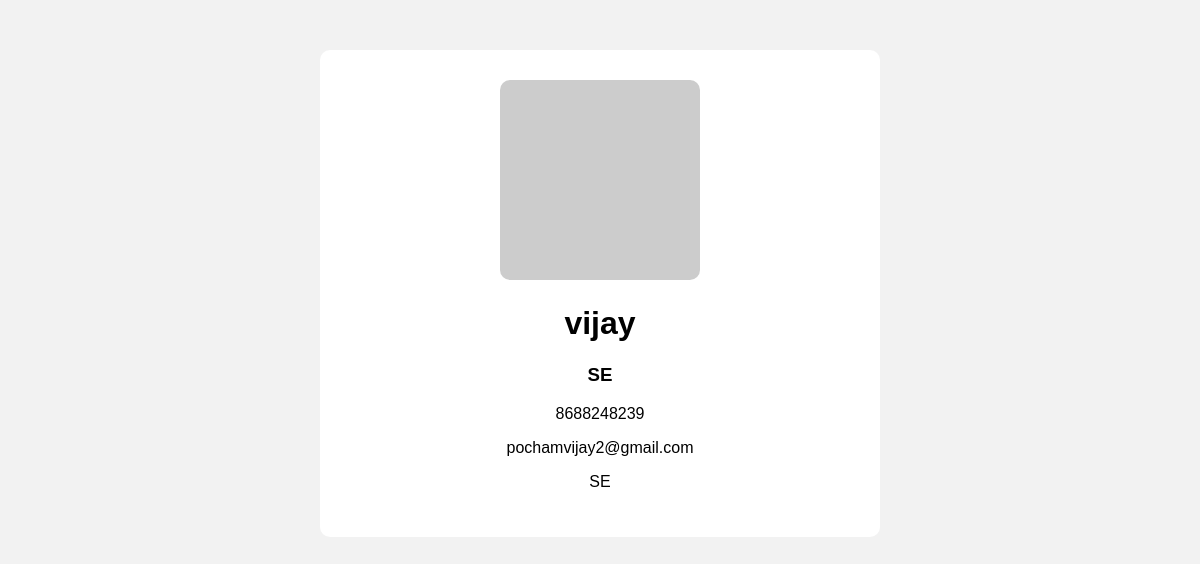
Page /detail/1/ on the committed database.
### app/models.py (models this page shows, shortened)
class Employee(models.Model):
    fullname = models.CharField(max_length=100)
    designation = models.CharField(max_length=100)
    phone = models.CharField(max_length=20)
    email = models.EmailField()
    address = models.TextField()
    image = models.URLField()

### app/views.py (the view)
# urls.py: path('detail/<int:id>/',views.detail),
def detail(request,id):
    employee = Employee.objects.get(id=id)
    return render(request,'app/employee_detail.html',{'employee':employee})

### app/templates/app/employee_detail.html (shortened to what this page needs)
<!DOCTYPE html>
<html>
<head>
</head>
<body>
<div class="card">
<img src="{{employee.image}}">
<h1>{{employee.fullname}}</h1>
<h3>{{employee.designation}}</h3>
<p>{{employee.phone}}</p>
<p>{{employee.email}}</p>
<p>{{employee.address}}</p>
</div>
</body>
</html>

### app/templates/app/employee_detail.html (style rules this page uses)
body { background:#f2f2f2; font-family:Arial; }
.card { width:500px; margin:auto; margin-top:50px; background:white; padding:30px; border-radius:10px; text-align:center; }
img { width:200px; height:200px; object-fit:cover; border-radius:10px; }

### rows in the picture
Employee: fullname "vijay", designation "SE", phone "8688248239", email "pochamvijay2@gmail.com", address "SE"
